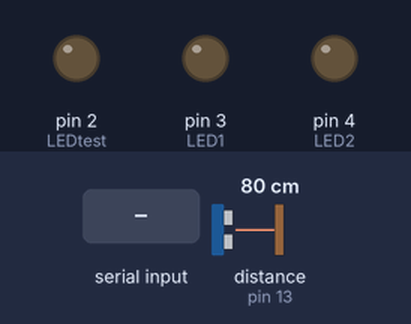
This sketch was run on a simulated Arduino Uno, built with avr-gcc and run on an emulated ATmega328P. On the bench: output pins drawn as LEDs (lit = HIGH). Wiring (inferred from the names in the program): ultrasonic range finder: trigger pin 12; echo pin 13. Inputs (shaded band) come from the test bench; at power-on: distance to the obstacle (sensor on pin 13) 80 cm. The echo pulse lasts 58.3 µs per cm; pins used as bus, display or sensor lines are not drawn.

Above: at 1.2 s.
1.3 s: distance to the obstacle (sensor on pin 13) set to 18 cm
2.8 s: distance to the obstacle (sensor on pin 13) set to 14 cm
At 4.2 s:
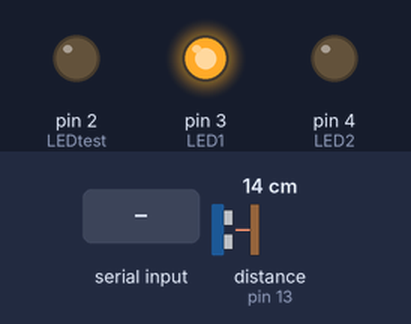
4.8 s: "1" received over the second serial link
At 6.2 s:
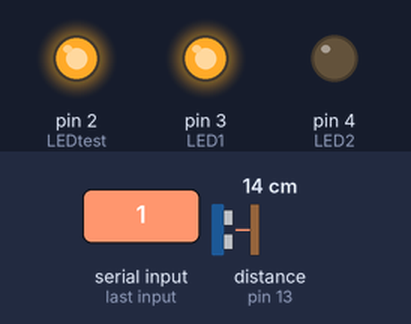
Timing chart, 0 to 7.8 s (numbered marks = the images above; inputs shaded):
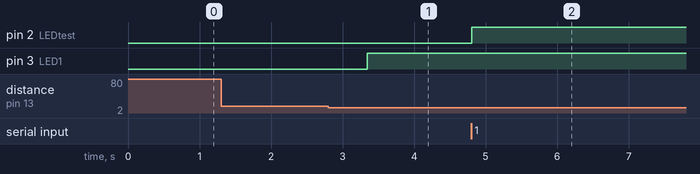

The sketch:

UltrasonidoTIMER.ino
```cpp
#include "inicializaciones.h"
#include<SoftwareSerial.h>

const int Trigger1 = 12;   //Pin digital
const int Echo1 = 13;   //Pin digital
const int Trigger2 = 6;   //Pin digital
const int Echo2 = 7;   //Pin digital
long t1; //timepo que demora en llegar el eco
long d1; //distancia en centimetros
long t2; //timepo que demora en llegar el eco
long d2; //distancia en centimetros
char restTime; //variable para controlar los eco
int contador1 = 50000; //contador para que no se sature el ultrasonido
int contador2 = 100000;
int contador = 0;
int LED1 = 3; //led para prueba
int LED2 = 4; //led para prueba
int LEDtest = 2;
byte obstaculos = 0b00000000;
int estado = 0;
byte recepcion = 0b00000000;

SoftwareSerial BTEsclavo(10,9); //RX, TX (1-10) (0-9) en Serial M3.1

void setup() {
  Serial.begin(9600);//iniciailzamos la comunicación
  BTEsclavo.begin(9600);
  pinMode(Trigger1, OUTPUT); //pin como salida
  pinMode(Echo1, INPUT);  //pin como entrada
  pinMode(Trigger2, OUTPUT); //pin como salida
  pinMode(Echo2, INPUT);  //pin como entrada
  digitalWrite(Trigger1, 0);//Inicializamos el pin con 0
  digitalWrite(Trigger2, 0);//Inicializamos el pin con 0
  pinMode(LED1, OUTPUT);
  pinMode(LED2, OUTPUT);
  pinMode(LEDtest, OUTPUT);
  iniTimer2(); //inicio timer 2
  iniTimer1();
  interrupts();//Habilito las interrupciones
}

void loop()
{
}

ISR(TIMER1_COMPA_vect)//Rutina interrupción Timer1, configurado a 10us
{
  if (BTEsclavo.available()){
    BTEsclavo.write(obstaculos);
    obstaculos = 0b00000000;
    estado = !estado;
    digitalWrite(LEDtest, estado);
    recepcion = BTEsclavo.read();
  }
}

ISR(TIMER2_COMPA_vect)//Rutina interrupción Timer2, configurado a 10us
{

  if (contador == 5000){ //para que no se sature agrego 50ms entre ciclos
    if (restTime = 'OFF'){ //si se debe enviar el eco
      digitalWrite(Trigger1, HIGH);
      restTime = 'ON'; //para que de un descanso de 10us antes de leer el eco
    }
    if (restTime = 'ON'){ //si se esta esperando el eco
      digitalWrite(Trigger1, LOW);
      t1 = pulseIn(Echo1, HIGH); //obtenemos el ancho del pulso
      d1 = t1/59;             //escalamos el tiempo a una distancia en cm
//      Serial.print("Distancia: ");
//      Serial.print(d1);      //Enviamos serialmente el valor de la distancia
//      Serial.print("cm");
//      Serial.println();
      restTime = 'OFF'; //si se debe enviar el eco
      if(d1<15){
        digitalWrite(LED1, 1);
        obstaculos = obstaculos | 0b00000001;
        BTEsclavo.write(obstaculos);
      }//si la distancia es menor a 15 cm encender el LED
     if(obstaculos == 0b00000000) digitalWrite(LED1, 0);
    }
    }
//  if (contador == 10000){ //para que no se sature agrego 50ms entre ciclos
//    if (restTime = 'OFF'){ //si se debe enviar el eco
//      digitalWrite(Trigger2, HIGH);
//      restTime = 'ON'; //para que de un descanso de 10us antes de leer el eco
//    }
//    if (restTime = 'ON'){ //si se esta esperando el eco
//      digitalWrite(Trigger2, LOW);
//      t2 = pulseIn(Echo2, HIGH); //obtenemos el ancho del pulso
//      d2 = t2/59;             //escalamos el tiempo a una distancia en cm
////      Serial.print("Distancia: ");
////      Serial.print(d2);      //Enviamos serialmente el valor de la distancia
////      Serial.print("cm");
////      Serial.println();
//      contador = 0; //reinicio el contador para que al finalizar este if comience a contar 50ms
//      restTime = 'OFF'; //si se debe enviar el eco
//      if(d2<15){
//        digitalWrite(LED2, 1);
//        obstaculos = obstaculos | 0b00000010;
//        }
//      if(obstaculos == 0b00000000) digitalWrite(LED2, 0);
//    }
//  }
  contador++; //suma al contador cada vez que se genera la interrupcion
}
//
//void SendMenssage(byte mensaje){
//  BTEsclavo.write(mensaje);
//}
```

inicializaciones.h
```cpp
#define F_CPU 16000000UL // Defining the CPU Frequency

#define FREC_INTERRUPT  100000 //en Hz
#define PRE_SCALER      1UL

#include <avr/io.h>      // Contains all the I/O Register Macros
#include <util/delay.h>  // Generates a Blocking Delay
#include <avr/interrupt.h> // Contains all interrupt vectors

void iniTimer1()
{
  TCCR1A = 0;// pongo a cero el registro de control del timer2 (pagina 155)
  TCCR1B = 0;// idem para TCCR2B
  TCNT1  = 0;//valor inicial del contador en 0
  // Seteo el preescaler en 1
  TCCR1B |= (0 << CS12) | (0 << CS11) | (1 << CS10);
  //seteamos el timer1 para interrupción cada 1ms, que es el máximo tiempo que podemos alcanzar
  OCR1A = 159; // = (16MHz/(preScaler*frecuencia de Interrupción))-1
  //Modo Contador (Clear Timer on Compare Match (CTC))
  TCCR1A |= (1 << WGM12);

  // Habilito la comparación
  TIMSK1 |= (1 << OCIE1A);    //ver pagina 160
}

void iniTimer2()
{
  TCCR2A = 0;// pongo a cero el registro de control del timer2 (pagina 155)
  TCCR2B = 0;// idem para TCCR2B
  TCNT2  = 0;//valor inicial del contador en 0
  // Seteo el preescaler en 1
  TCCR2B |= (0 << CS22) | (0 << CS21) | (1 << CS20);
  //seteamos el timer2 para interrupción cada 1ms, que es el máximo tiempo que podemos alcanzar
  OCR2A = 159; // = (16MHz/(preScaler*frecuencia de Interrupción))-1
  //Modo Contador (Clear Timer on Compare Match (CTC))
  TCCR2A |= (1 << WGM21);

  // Habilito la comparación
  TIMSK2 |= (1 << OCIE2A);    //ver pagina 160
}
```

Measured:
- the behaviour switches between 16 and 15 cm on distance to the obstacle (sensor on pin 13) (found by bisection; images 0 and 1)
- after the input at 1.3 s, every drawn part: stays the same
- after the input at 2.8 s, pin 3 (LED1): LOW → HIGH after 0.54 s
- after the input at 4.8 s, pin 2 (LEDtest): LOW → HIGH at once
